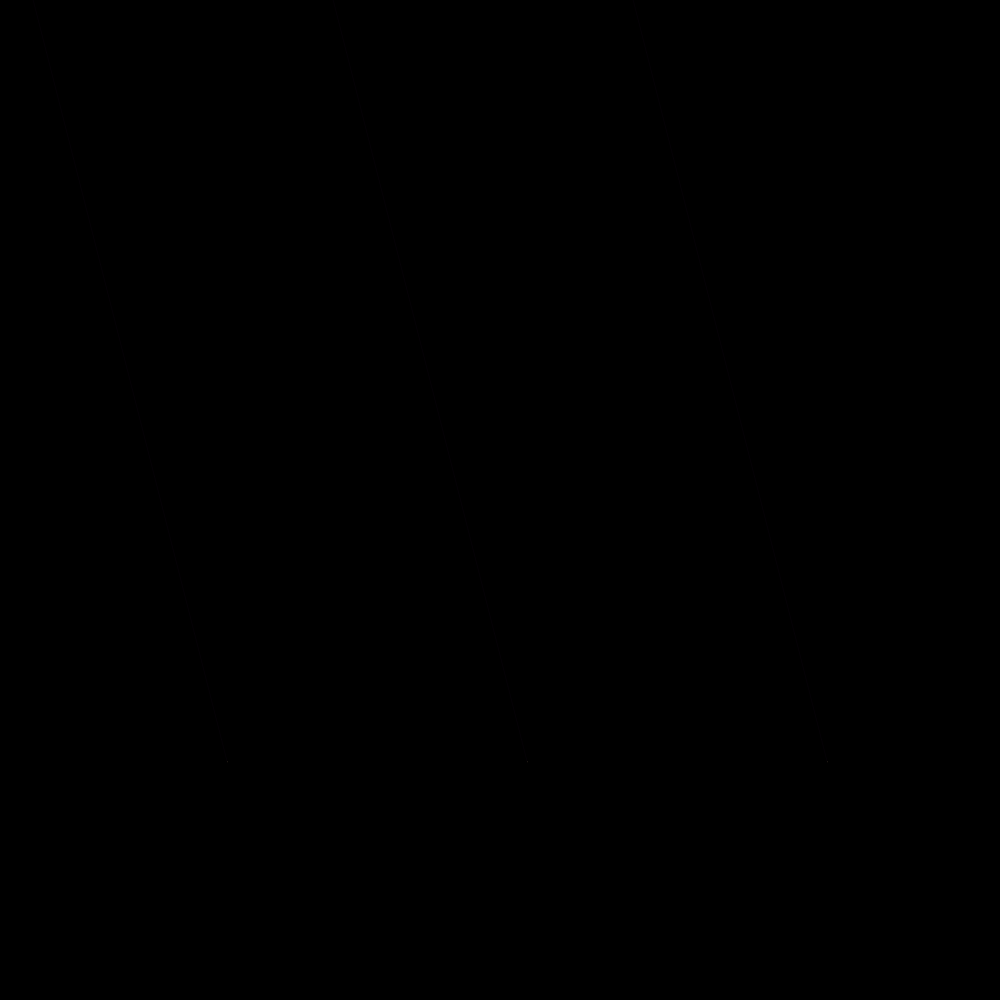
Frame 1 (no input)
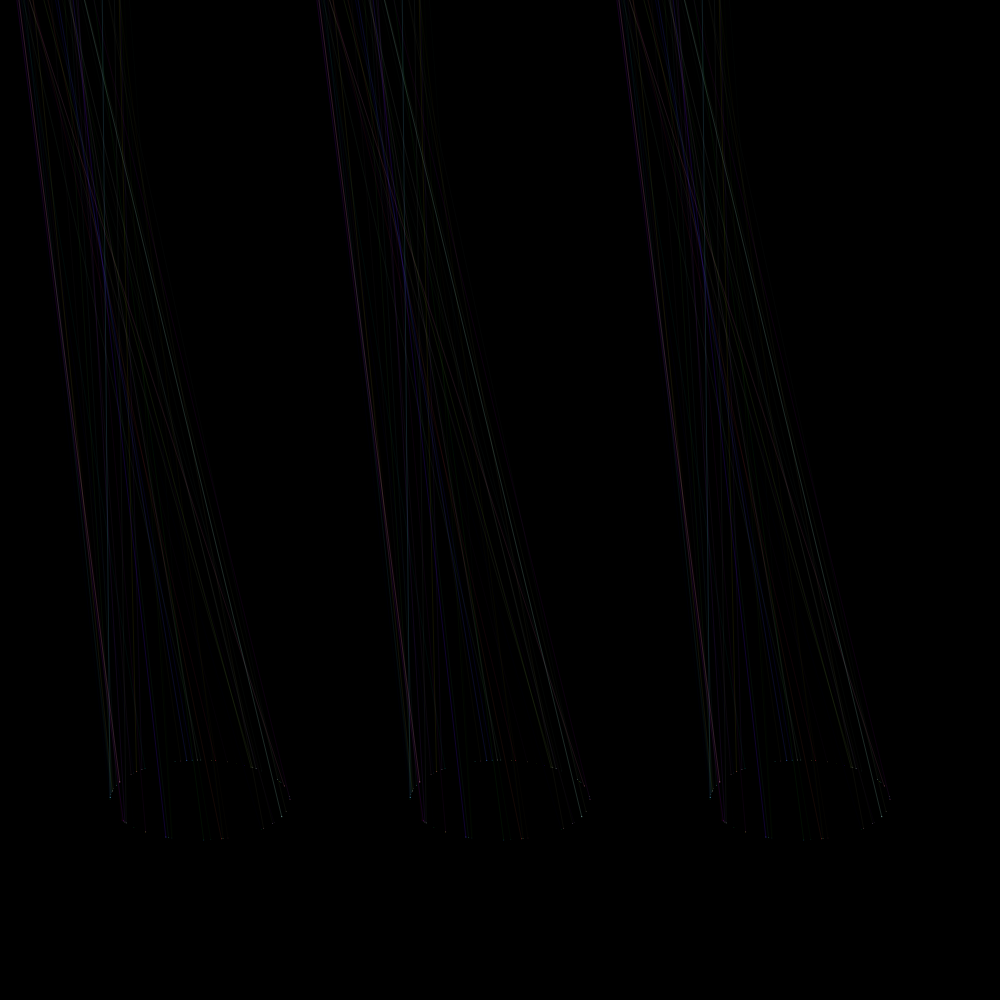
Frame 60 (no input)
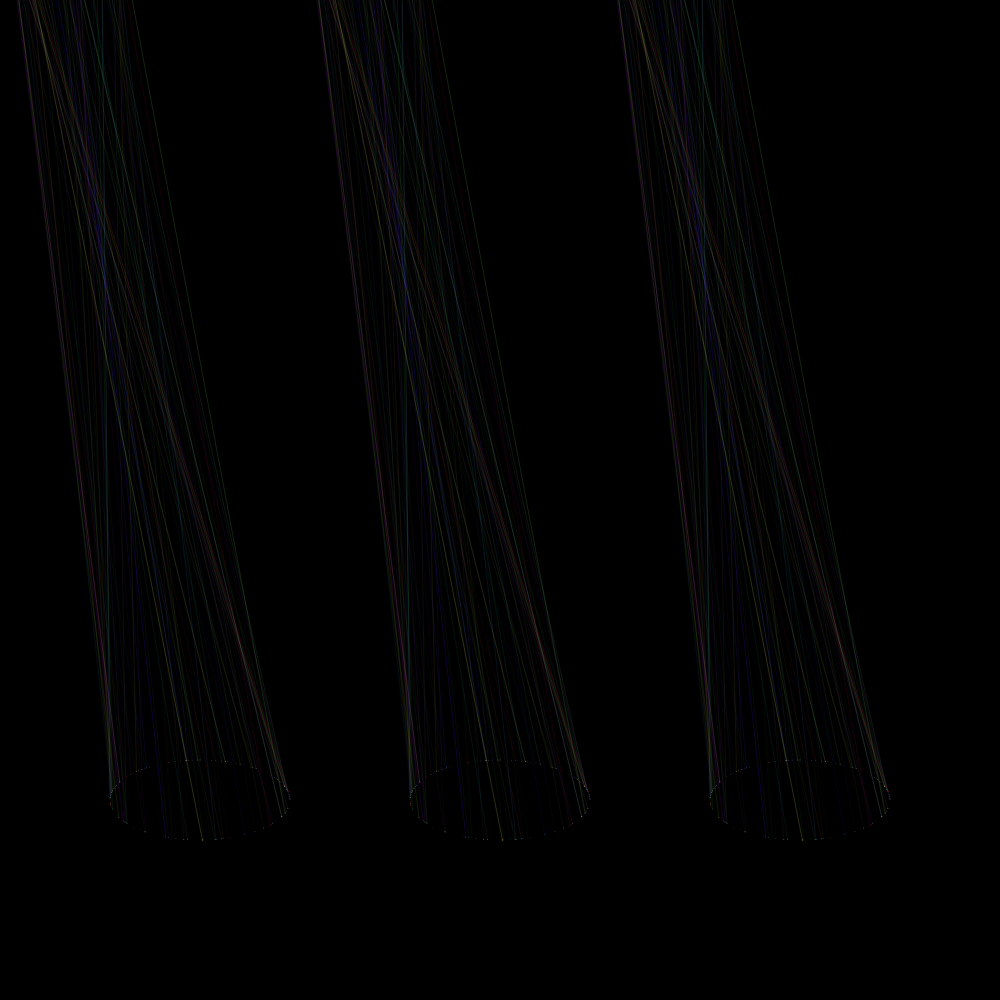
Frame 120 (the mouse pressed at the canvas centre since frame 60)

The p5.js sketch that drew these frames (run headless with seeded random() and noise() and a simulated clock; from frame 60 on, the mouse is pressed at the canvas centre):

// p5.js sketch
// ── sketch.js
function setup() {
  createCanvas(1000, 1000);
  background(0);
  
}

function draw() {

    Beam();  //Beam function set
}

function Beam() {

  //Thanks to Mat for a lot of the code below. It was a jumping off point for 
  //experimentation with this project. 
 //x,y starting positions set using PI, cos, and sin
  var angle1 = random(5, 10 * PI);
  var xpos1 = 300 + 90 * cos(angle1);
  var ypos1 = 100 + 40 * sin(angle1);


  var angle2 = random(5, 1 * PI); //x,y destination points set
  var xpos2 = 200 + 90 * cos(angle2);   
  var ypos2 = 200 + 40 * sin(angle2);

//randomized color
  r = random(255);
  b = random(255);
  g = random(255);

 var opacity_light = random(15,55);
   stroke(r, b, g, opacity_light); 

var stroke_light = random(0.05,1);
   
strokeWeight (stroke_light);  
	fill(r,g,b) //slightly transparent colored ellipses, base of "beam"

  ellipse(xpos1-100, ypos1+700, xpos2/300, ypos2/300);
  
  ellipse(xpos1+200, ypos1+700, xpos2/300, ypos2/300);
  
  ellipse(xpos1+500, ypos1+700, xpos2/300, ypos2/300); 
  
//"Beam" lines
  
  line(xpos1-100, ypos1+700, xpos2-100, ypos2-250);
  
  line(xpos1+200, ypos1+700, xpos2+200, ypos2-250);
  
	line(xpos1+500, ypos1+700, xpos2+500, ypos2-250);
  
 
}
